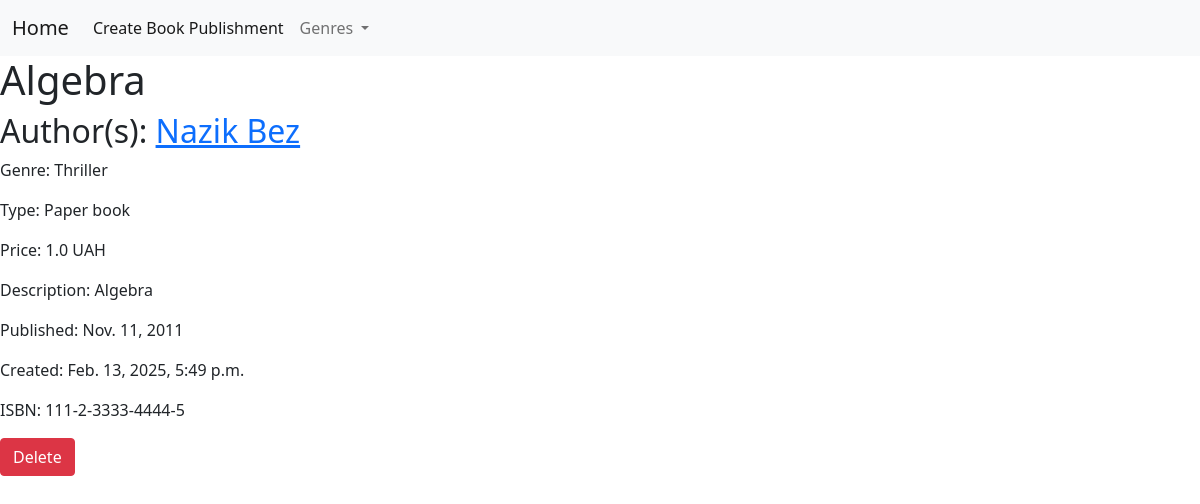
The app's page /book/7 with its own data.
### bookstore/models.py (models this page shows, shortened)
class Book(models.Model):
    class Type(models.TextChoices):
        PAPER = "Paper", "PAPER"
        DIGITAL = "Digital", "DIGITAL"
    title = models.CharField(max_length=200)
    description = models.TextField(max_length=1000)
    added = models.DateTimeField(auto_now_add=True)
    publishing_date = models.DateField(auto_now=True)
    isbn = models.CharField(max_length=17, default="111-2-3333-4444-5")
    price = models.FloatField(default=1.0)
    author = models.ManyToManyField(Author, related_name="books")
    type = models.CharField(
        max_length=7,
        choices=Type,
        default=Type.PAPER
    )
    genre = models.ForeignKey(
        Genre,
        on_delete=models.CASCADE,
        related_name="books"
    )
    class Meta:
        ordering = ['title']
        indexes= [
            models.Index(fields=['title'])
        ]

class Author(models.Model):
    name = models.CharField(max_length=50)
    class Meta:
        ordering = ["name"]

class Genre(models.Model):
    name = models.CharField(max_length=100, unique=True)
    def __str__(self):
        return self.name

### bookstore/views.py (the view)
# urls.py: path('book/<int:book_id>', book_info, name="book_info"),
def book_info(request, book_id):
  book = get_object_or_404(Book, id=book_id)
  genres = Genre.objects.all()
  if request.method == "POST":
    book.delete()
    messages.success(request, f'Book: {book.title} has been deleted successfully')
    return redirect("bookstore:home")
  return render(request, "book_info.html", {'book':book, "genres":genres})

### bookstore/templates/book_info.html (shortened to what this page needs)
{% extends 'base.html' %}
{% block content %}
    <div>
        <h1>{{  book.title  }}</h1>
        <h2>Author(s):
        {% for author in book.author.all %}
            <a href="{% url 'bookstore:get_books_by_author' author.id %}">{{ author.name }}</a>{% if not forloop.last %}, {% endif %}
        {% endfor %}
        </h2>
        <p>Genre: {{  book.genre  }}</p>
        <p>Type: {{  book.type  }} book</p>
        <p>Price: {{ book.price }} UAH</p>
        <p>Description: {{  book.description  }}</p>
        <p>Published: {{ book.publishing_date }}</p>
        <p>Created: {{  book.added  }}</p>
        <p>ISBN: {{ book.isbn }}</p>
        <form method="POST" action="{% url 'bookstore:book_info' book.id %}">
            <button type="submit" class="btn btn-danger">Delete</button>
        </form>
    </div>
{% endblock %}

### records on screen
Book: title "Algebra", genre "Thriller", type "Paper", price "1.0", description "Algebra", publishing_date "Nov. 11, 2011", added "Feb. 13, 2025, 5:49 p.m.", isbn "111-2-3333-4444-5"
Author: name "Nazik Bez"
